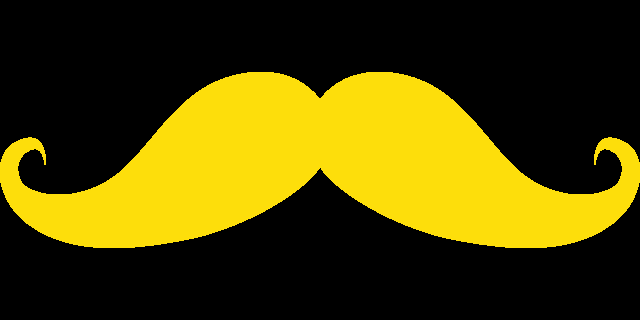
#> input picture mustache.png, 640 x 320 px
$ python moustache.py   (Python 2 division)   (older library calls are emulated)
#> lines starting #> are read from the running program, lines starting #| are printed output that depends on the picture; after the words box and inside, x2 and y2 are one past the last pixel; in counts of white or black regions, pixels touching at a corner belong together
import cv2
import cv2.cv as cv
import numpy as np

def detect(gray, cascade):
    rects = cascade.detectMultiScale(
        gray, scaleFactor=1.1, minNeighbors=3,
        minSize=(10, 10), flags = cv.CV_HAAR_SCALE_IMAGE)
    return rects


def draw_rects(img, rects, color):
    for x1, y1, x2, y2 in rects:
        cv2.rectangle(img, (x1, y1), (x2, y2), color, 2)


def put_hat_on_beckham(source_image):
#> called with source_image = 'maburro.png'
    img = cv2.imread(source_image, cv2.CV_LOAD_IMAGE_COLOR)  # Read image file

    imgMustache = cv2.imread("mustache.png", -1)
#> imgMustache is the input picture: shape (320, 640, 4); mean B, G, R, A 3.4, 68.8, 78.4, 79
    imgMustacheBGR = cv2.imread("mustache.png", 1)

    # Create mask for the moustache
    #orig_mask = imgMustache[:, :, 3]

    # Create inverted mask for the mustache
    #orig_mask_inv = cv2.bitwise_not(orig_mask)

    # NEW CODE
    mustache_gray = cv2.cvtColor(imgMustache, cv2.COLOR_BGR2GRAY)
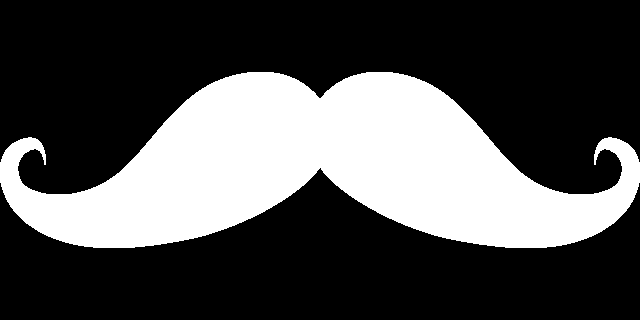
#> mustache_gray: shape (320, 640); values 0 (black) and 207 (white), 31% white; 1 white region, box (x1, y1, x2, y2) and area: (0, 72, 640, 248) 63459
    ret, orig_mask = cv2.threshold(mustache_gray, 10, 255, cv2.THRESH_BINARY)
    orig_mask_inv = cv2.bitwise_not(orig_mask)

    ##############################################

    #imgMustache = imgMustacheBGR
    origMustacheHeight, origMustacheWidth = imgMustacheBGR.shape[:2]
#> origMustacheHeight = 320; origMustacheWidth = 640

    cascade = cv2.CascadeClassifier(
        "/usr/share/opencv/haarcascades/haarcascade_frontalface_default.xml")
#> (the run stopped early here; a loop or call above may not have finished)
